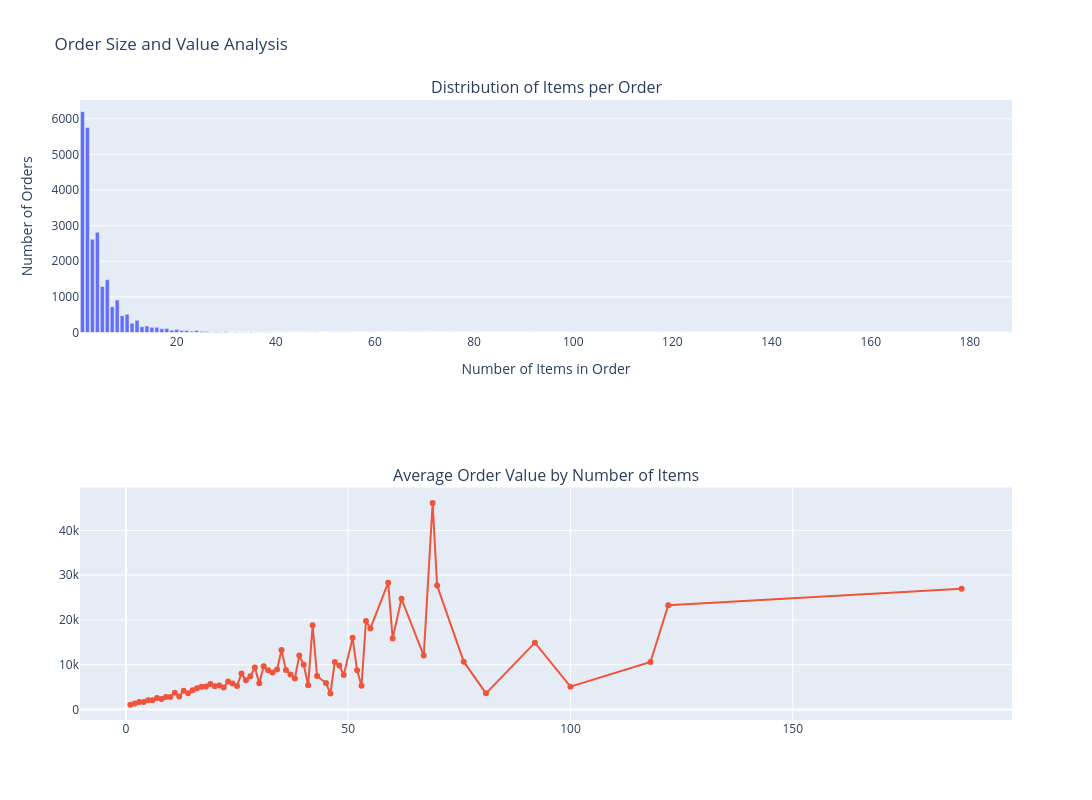

Notebook source saved alongside this figure:
### Code cell
order_size_counts = df['item_count'].value_counts().sort_index()

avg_order_value = df.groupby('item_count')['Total'].mean()

fig = sp.make_subplots(
    rows=2, cols=1, 
    subplot_titles=["Distribution of Items per Order", "Average Order Value by Number of Items"]
)

fig.add_trace(
    go.Bar(x=order_size_counts.index, y=order_size_counts.values, name="Order Size Distribution"),
    row=1, col=1
)

fig.add_trace(
    go.Scatter(x=avg_order_value.index, y=avg_order_value.values, mode='lines+markers', name="Average Order Value"),
    row=2, col=1
)

fig.update_layout(
    height=800, width=1280, 
    title_text="Order Size and Value Analysis",
    xaxis_title="Number of Items in Order",
    yaxis_title="Number of Orders",
    showlegend=False
)

fig.show()

print("\nOrder Size Summary:")
print(f"Most common order size: {df['item_count'].mode().values[0]} items")
print(f"Average order size: {df['item_count'].mean():.2f} items")
print(f"Maximum items in an order: {df['item_count'].max()}")
print(f"Minimum items in an order: {df['item_count'].min()}")

### Figure 1 — Plotly figure (JSON) as saved in the notebook; plotly's stock layout.template omitted (floating-point values rounded to 4 significant figures)
{"data": [{"name": "Order Size Distribution", "type": "bar", "x": [1, 2, 3, 4, 5, 6, 7, 8, 9, 10, 11, 12, 13, 14, 15, 16, 17, 18, 19, 20, 21, 22, 23, 24, 25, 26, 27, 28, 29, 30, 31, 32, 33, 34, 35, 36, 37, 38, 39, 40, 41, 42, 43, 45, 46, 47, 48, 49, 51, 52, 53, 54, 55, 59, 60, 62, 67, 69, 70, 76, 81, 92, 100, 118, 122, 188], "xaxis": "x", "y": [6201, 5757, 2615, 2815, 1294, 1480, 724, 910, 473, 510, 260, 341, 162, 185, 146, 150, 103, 111, 63, 85, 53, 57, 36, 53, 32, 29, 15, 21, 14, 19, 9, 17, 7, 10, 11, 10, 7, 6, 8, 7, 3, 5, 3, 3, 1, 2, 4, 3, 1, 1, 1, 1, 2, 1, 3, 2, 2, 3, 2, 1, 1, 1, 1, 1, 1, 1], "yaxis": "y"}, {"mode": "lines+markers", "name": "Average Order Value", "type": "scatter", "x": [1, 2, 3, 4, 5, 6, 7, 8, 9, 10, 11, 12, 13, 14, 15, 16, 17, 18, 19, 20, 21, 22, 23, 24, 25, 26, 27, 28, 29, 30, 31, 32, 33, 34, 35, 36, 37, 38, 39, 40, 41, 42, 43, 45, 46, 47, 48, 49, 51, 52, 53, 54, 55, 59, 60, 62, 67, 69, 70, 76, 81, 92, 100, 118, 122, 188], "xaxis": "x2", "y": [1079.0, 1304.0, 1657.0, 1670.0, 2062.0, 2053.0, 2555.0, 2353.0, 2761.0, 2776.0, 3756.0, 2905.0, 4189.0, 3613.0, 4290.0, 4749.0, 5048.0, 5130.0, 5671.0, 5211.0, 5365.0, 4899.0, 6271.0, 5790.0, 5215.0, 8052.0, 6505.0, 7417.0, 9349.0, 5876.0, 9629.0, 8749.0, 8274.0, 8920.0, 13290.0, 8794.0, 7836.0, 6925.0, 12030.0, 10000.0, 5392.0, 18790.0, 7467.0, 5894.0, 3548, 10610.0, 9825.0, 7699.0, 16040, 8753, 5300, 19786, 18110.0, 28313, 15830.0, 24720.0, 12034, 46153, 27690.0, 10670.0, 3600, 14922, 5100, 10610, 23290.0, 26990.0], "yaxis": "y2"}], "layout": {"annotations": [{"font": {"size": 16}, "showarrow": false, "text": "Distribution of Items per Order", "x": 0.5, "xanchor": "center", "xref": "paper", "y": 1, "yanchor": "bottom", "yref": "paper"}, {"font": {"size": 16}, "showarrow": false, "text": "Average Order Value by Number of Items", "x": 0.5, "xanchor": "center", "xref": "paper", "y": 0.375, "yanchor": "bottom", "yref": "paper"}], "height": 800, "showlegend": false, "title": {"text": "Order Size and Value Analysis"}, "width": 1280, "xaxis": {"anchor": "y", "domain": [0, 1], "title": {"text": "Number of Items in Order"}}, "xaxis2": {"anchor": "y2", "domain": [0, 1]}, "yaxis": {"anchor": "x", "domain": [0.625, 1], "title": {"text": "Number of Orders"}}, "yaxis2": {"anchor": "x2", "domain": [0, 0.375]}}}
